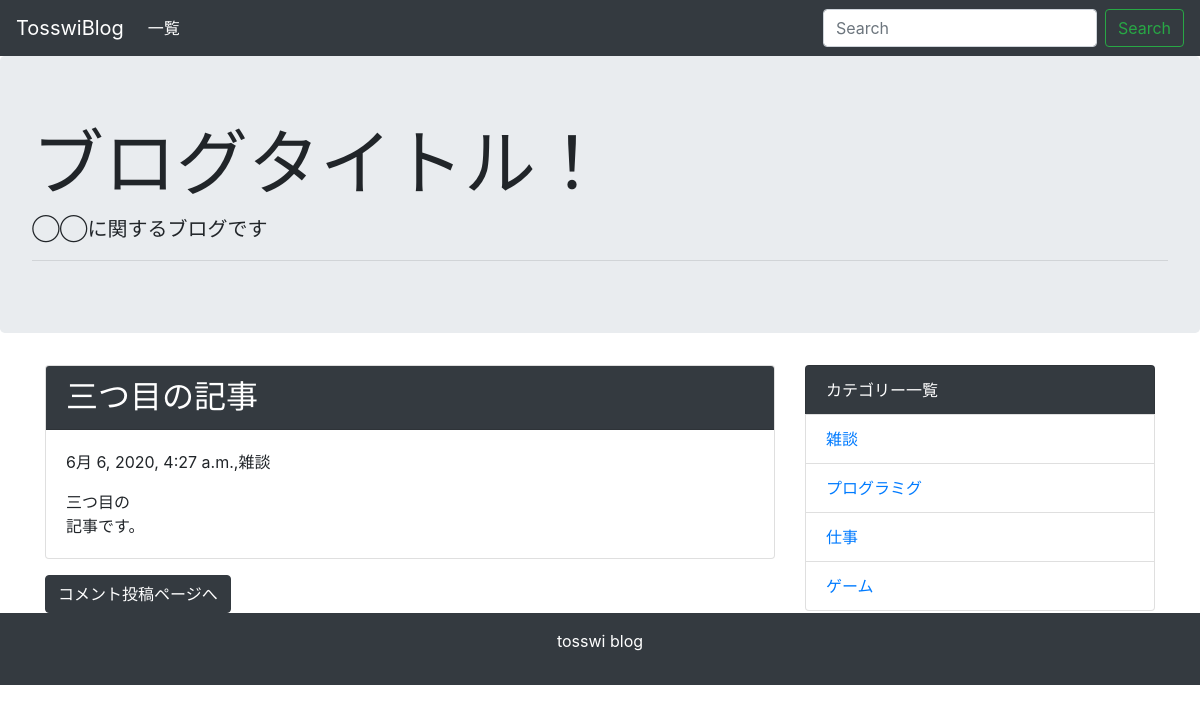
The page /detail/3/ on the database as committed earlier.
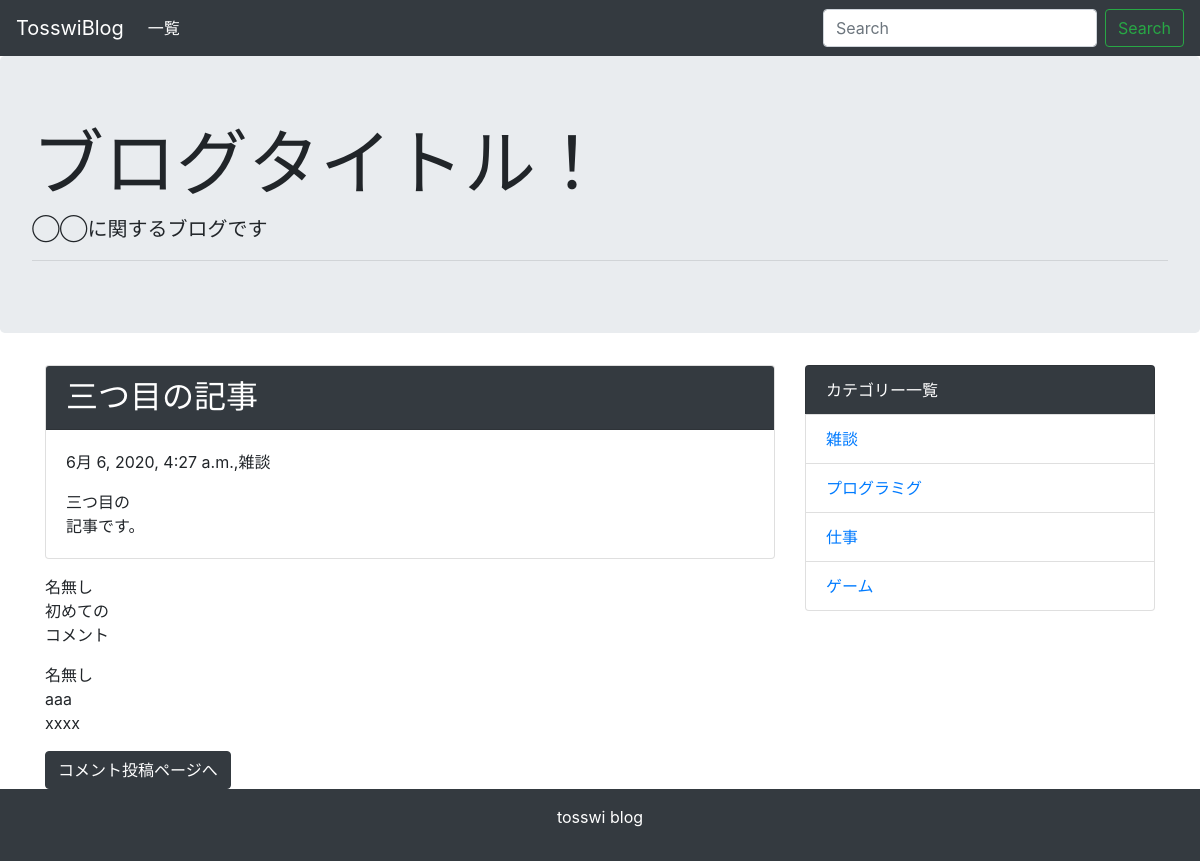
The same page on the database as committed later.
### blog/models.py (models this page shows, shortened)
class Post(models.Model):
  title = models.CharField('タイトル',max_length=30)
  text = models.TextField('本文')
  created_at = models.DateTimeField('作成日',default=timezone.now)
  category = models.ForeignKey(Category,verbose_name='カテゴリー',on_delete=models.PROTECT)

class Category(models.Model):
  name = models.CharField('カテゴリー名',max_length=25)
  created_at = models.DateTimeField('作成日', default=timezone.now)
  def __str__(self):
    return self.name

class Comment(models.Model):
  name=models.CharField('お名前',max_length=30,default='名無し')
  text = models.TextField('本文')
  post = models.ForeignKey(Post,verbose_name='紐づく記事',on_delete=models.PROTECT)
  created_at = models.DateTimeField('作成日', default=timezone.now)

### blog/views.py (the view)
# urls.py: path('detail/<int:pk>/',views.DetailView.as_view(), name='detail'),
class DetailView(generic.DetailView):
    model = Post

### blog/context_processors.py (called while the page is built)
def common(request):
  context = {
    'category_list':Category.objects.all(),
  }
  return context

### blog/templates/blog/post_detail.html
{% extends 'blog/base.html' %}
{% block content %}
<div class="card mb-3">
  <h2 class="card-header bg-dark text-white">{{ post.title }}</h2>
  <div class="card-body">
    <p>{{ post.created_at }},{{ post.category }}</p>
    {{post.text | linebreaksbr}}
  </div>
</div>
{% for comment in post.comment_set.all %}
<p>
  {{ comment.name }}<br>
  {{ comment.text | linebreaksbr }}
</p>
{% endfor %}
<a class="btn btn-dark" href="{% url 'blog:comment' post.pk %}">コメント投稿ページへ</a>
{% endblock %}

### blog/templates/blog/base.html (shortened to what this page needs)
<!doctype html>
<html lang="ja">
  <head>
    <link rel="stylesheet" href="https://maxcdn.bootstrapcdn.com/bootstrap/4.0.0-beta.2/css/bootstrap.min.css">
  </head>
  <body>
    <nav class="navbar navbar-expand-lg navbar-dark bg-dark">
      <a class="navbar-brand" href="#">TosswiBlog</a>
      <div class="collapse navbar-collapse" id="navbarSupportedContent">
        <ul class="navbar-nav mr-auto">
          <li class="nav-item active">
            <a class="nav-link" href="{% url 'blog:index' %}">一覧</a>
          </li>
        </ul>
        <form class="form-inline my-2 my-lg-0" method="GET" action="{% url 'blog:index' %}">
          <input class="form-control mr-sm-2" type="text" placeholder="Search" aria-label="Search" name="keyword">
          <button class="btn btn-outline-success my-2 my-sm-0" type="submit">Search</button>
        </form>
      </div>
    </nav>
    <div class="jumbotron">
      <h1 class="display-3">ブログタイトル！</h1>
      <p class="lead">◯◯に関するブログです</p>
      <hr class="my-2">
    </div>
    <div class="container">
      <div class="row">
        <div class="col-md-8">
          {% block content %}
          {% endblock %}
        </div>
        <div class="col-md-4">
          <ul class="list-group">
            <li class="list-group-item bg-dark text-white">カテゴリー一覧</li>
            {% for category in category_list %}
              <li class="list-group-item"><a href="{% url 'blog:category' category.pk %}">{{ category }}</a></li>
            {% endfor %}
          </ul>
        </div>
      </div>
    </div>
    <footer class="bg-dark text-white text-center py-3">
      <p>tosswi blog</p>
    </footer>
  </body>
</html>

Rows that differ between the two databases and show on the page:
added Comment: name "名無し", text "初めての コメント"
added Comment: name "名無し", text "aaa xxxx"
